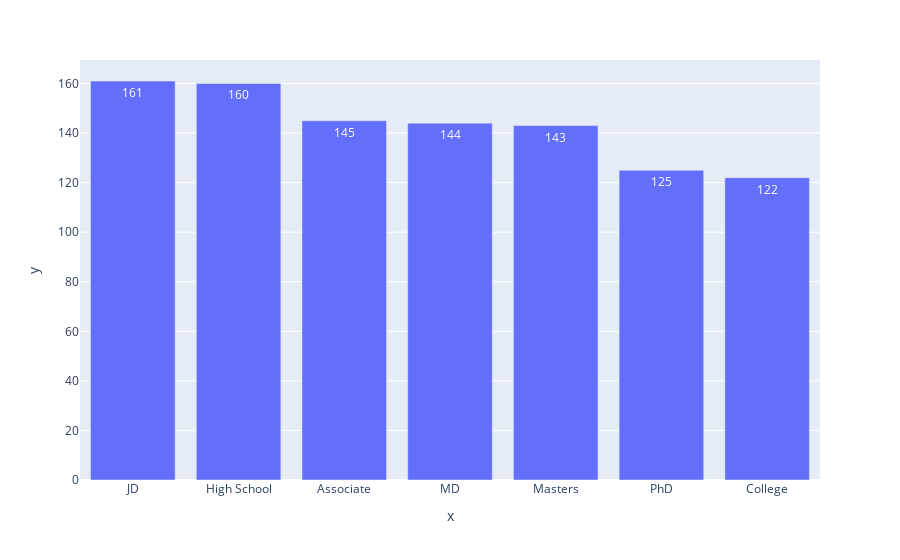

This figure's notebook cell:
### Code cell
px.bar(x=education_level['insured_education_level'],y=education_level['Count'],text=education_level['Count'])

### Figure 1 — Plotly figure (JSON) as saved in the notebook; plotly's stock layout.template omitted (floating-point values rounded to 4 significant figures)
{"data": [{"alignmentgroup": "True", "hovertemplate": "x=%{x}<br>y=%{y}<br>text=%{text}<extra></extra>", "legendgroup": "", "marker": {"color": "#636efa", "pattern": {"shape": ""}}, "name": "", "offsetgroup": "", "orientation": "v", "showlegend": false, "text": [161, 160, 145, 144, 143, 125, 122], "textposition": "auto", "type": "bar", "x": ["JD", "High School", "Associate", "MD", "Masters", "PhD", "College"], "xaxis": "x", "y": [161, 160, 145, 144, 143, 125, 122], "yaxis": "y"}], "layout": {"autosize": true, "barmode": "relative", "legend": {"tracegroupgap": 0}, "margin": {"t": 60}, "xaxis": {"anchor": "y", "autorange": true, "domain": [0, 1], "range": [-0.5, 6.5], "title": {"text": "x"}, "type": "category"}, "yaxis": {"anchor": "x", "autorange": true, "domain": [0, 1], "range": [0, 169.5], "title": {"text": "y"}, "type": "linear"}}}
